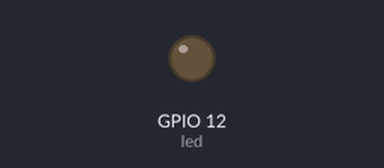
The program below on a simulated ESP32 board running MicroPython. On the bench: output pins drawn as LEDs (lit = HIGH).

Above: at 0.15 s.
Timing chart, 0 to 1.6 s (numbered marks = the images above):
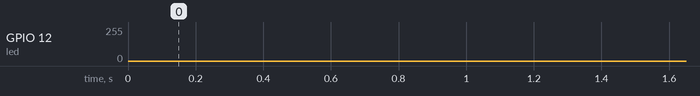

The program:

2.___.py
```python
'''
该程序作用是使用按键实现开关灯效果
在线文档：https://docs.geeksman.com/esp32/MicroPython/09.esp32-micropython-pwm.html
'''
import time
from machine import Pin, PWM


# 定义 PWM 对象
led = PWM(Pin(12, Pin.OUT), freq=1000)

while True:

    # 由暗到亮
    for i in range(1024):
        led.duty(i)
        time.sleep_ms(1)

    # 由亮到灭
    for i in range(1023, 0, -1):
        led.duty(i)
        time.sleep_ms(1)
```
